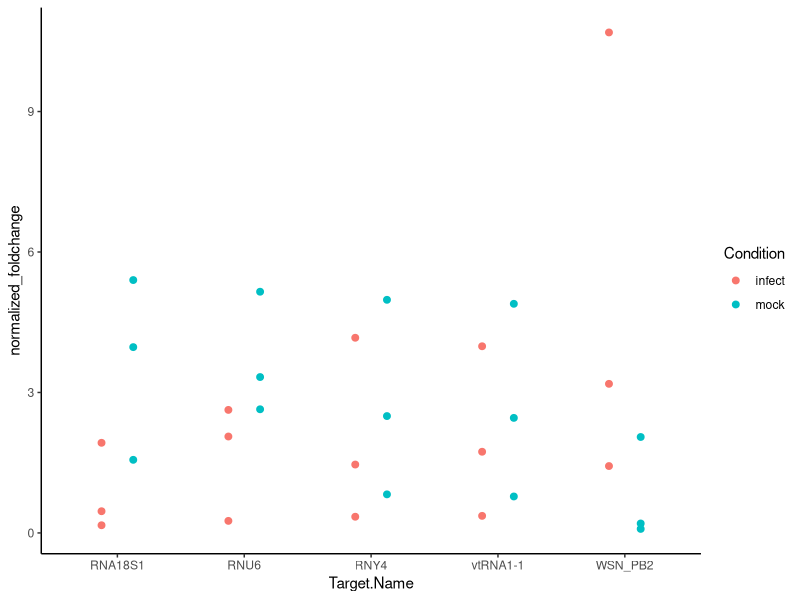

Recreate this plot in R.
library(tidyverse)

df <- read.csv("TN066/66.7/TN066.7_filtered.csv")

data <- df %>%
    group_by(Sample.Name, Target.Name, Task) %>%
    summarise(CT = mean(CT, na.rm = TRUE), .groups = 'drop') %>%
    pivot_wider(names_from = Sample.Name, values_from = CT)

data_enrich <- data %>%
    mutate(mock = mock_FLAG - mock_IgG,
        infect = infected_FLAG - infected_IgG) %>%
    mutate(across(.cols = c(mock, infect),
        ~ 2^-.x))

data_enrich_long <- data_enrich %>%
    select(Target.Name, Task, mock, infect) %>%
    pivot_longer(cols = c(infect, mock),
        names_to = "Condition",
        values_to = "normalized_foldchange",
        names_prefix = "foldchange_")

p <- ggplot(data_enrich_long, aes(x = Target.Name, y = normalized_foldchange, color = Condition)) +
    geom_point(size = 2, position = position_dodge(width = 0.5)) +
    theme_classic()
ggsave("TN066/66.7/66.7_foldchange.png", plot = p, width = 10, height = 6, dpi=300)
